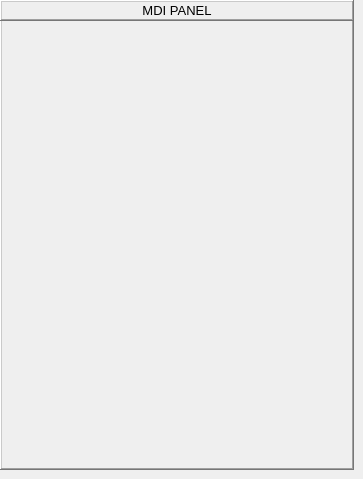
       <widget class="QWidget" name="panel_mdi">
        <widget class="QFrame" name="frame_mdi_history">
         <property name="geometry">
          <rect>
           <x>0</x>
           <y>0</y>
           <width>354</width>
           <height>470</height>
          </rect>
         </property>
         <property name="minimumSize">
          <size>
           <width>354</width>
           <height>470</height>
          </size>
         </property>
         <property name="maximumSize">
          <size>
           <width>354</width>
           <height>470</height>
          </size>
         </property>
         <property name="frameShape">
          <enum>QFrame::WinPanel</enum>
         </property>
         <property name="frameShadow">
          <enum>QFrame::Raised</enum>
         </property>
         <widget class="QLabel" name="label_mdi_panel">
          <property name="geometry">
           <rect>
            <x>0</x>
            <y>0</y>
            <width>354</width>
            <height>21</height>
           </rect>
          </property>
          <property name="font">
           <font>
            <pointsize>10</pointsize>
            <weight>50</weight>
            <bold>false</bold>
           </font>
          </property>
          <property name="frameShape">
           <enum>QFrame::WinPanel</enum>
          </property>
          <property name="frameShadow">
           <enum>QFrame::Raised</enum>
          </property>
          <property name="text">
           <string>MDI PANEL</string>
          </property>
          <property name="alignment">
           <set>Qt::AlignCenter</set>
          </property>
         </widget>
         <widget class="MDIHistory" name="mdihistory">
          <property name="geometry">
           <rect>
            <x>2</x>
            <y>2</y>
            <width>352</width>
            <height>467</height>
           </rect>
          </property>
          <property name="font">
           <font>
            <pointsize>11</pointsize>
           </font>
          </property>
          <property name="soft_keyboard_option" stdset="0">
           <bool>false</bool>
          </property>
         </widget>
        </widget>
       </widget>
